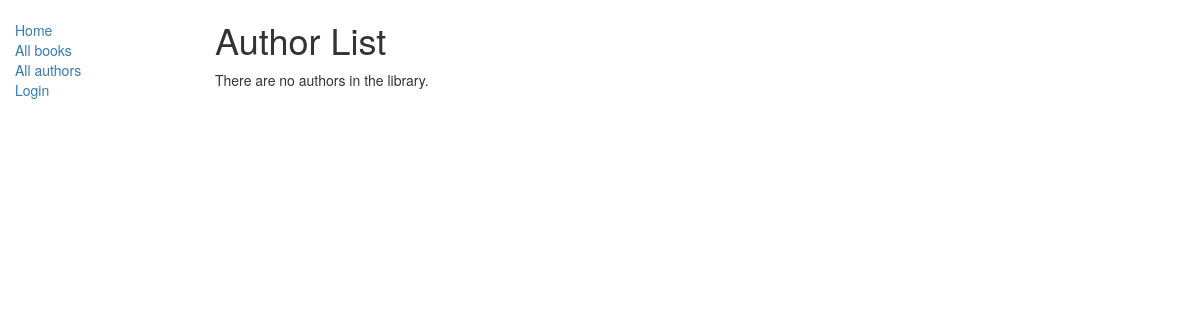
The app's page /catalog/authors/, older data.
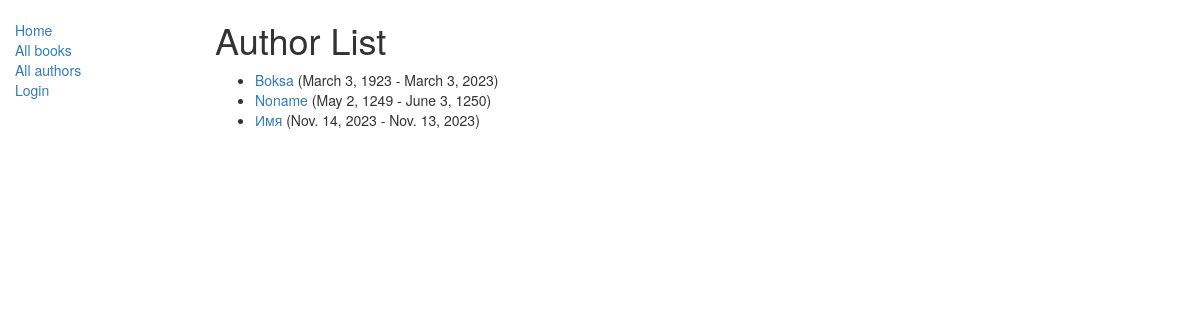
The same page, newer data.
### catalog/models.py (models this page shows, shortened)
class Author(models.Model):
    first_name = models.CharField(max_length=100)
    last_name = models.CharField(max_length=100)
    date_of_birth = models.DateField(null=True, blank=True)
    date_of_death = models.DateField('died', null=True, blank=True)
    class Meta:
        ordering = ['last_name', 'first_name']
    def get_absolute_url(self):
        return reverse('author-detail', args=[str(self.id)])

### catalog/views.py (the view)
# urls.py: path('authors/', views.AuthorListView.as_view(), name='authors'),
class AuthorListView(generic.ListView):
    model = Author
    paginate_by = 10

### catalog/templates/catalog/author_list.html (shortened to what this page needs)
{% extends "base_generic.html" %}
{% block content %}
  <h1>Author List</h1>
  {% if author_list %}
    <ul>
      {% for author in author_list %}
      <li>
        <a href="{{ author.get_absolute_url }}">{{ author.first_name }}</a> ({{author.date_of_birth}} - {{author.date_of_death }})
      </li>
      {% endfor %}
    </ul>
  {% else %}
    <p>There are no authors in the library.</p>
  {% endif %}
{% endblock %}

Row changes from the older to the newer data that the page shows:
added Author: first_name "Boksa", date_of_birth "March 3, 1923", date_of_death "March 3, 2023"
added Author: first_name "Noname", date_of_birth "May 2, 1249", date_of_death "June 3, 1250"
added Author: first_name "Имя", date_of_birth "Nov. 14, 2023", date_of_death "Nov. 13, 2023"
Text that changed along with them:
text no longer shown: "There are no authors in the library."
